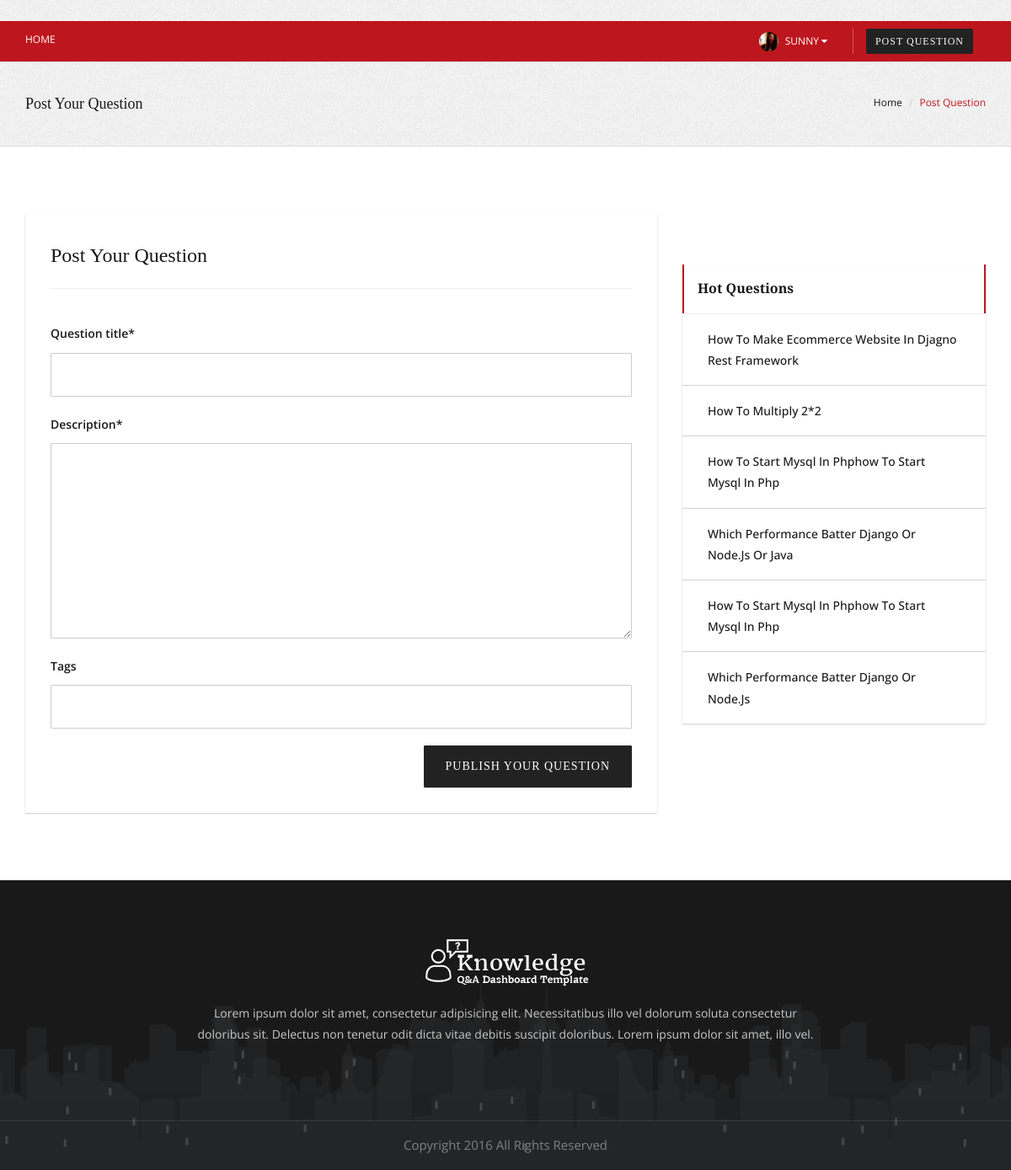
The page /question/create/ (signed in) on the database its author committed.
### users/models.py (models this page shows, shortened)
class Profile(models.Model):
    GENDER_CHOICES = (
        ('male','male'),
        ('female','female'),
        ('other','other'),
    )
    user = models.OneToOneField(User, on_delete=models.CASCADE)
    name = models.CharField(max_length=150, null=False, blank=False,default="")
    image = models.ImageField(upload_to='image/',default='default.png', null=True, blank=True)
    field = models.CharField(max_length=100,null=True,blank=True)
    phone_no = models.CharField(validators=[RegexValidator("^0?[5-9]{1}\d{9}$")], max_length=51, null=True, blank=True)
    location = models.CharField(max_length=200,null=True)
    about = models.CharField(max_length=300,null=True)
    gender = models.CharField(choices=GENDER_CHOICES, max_length=50,null=True,blank=True)

### core/models.py (models this page shows, shortened)
class Question(models.Model):
    user = models.ForeignKey(to=Profile, on_delete=models.CASCADE)
    question_title = models.CharField(max_length=255, null=False, blank=False)
    description = models.TextField(max_length=255, null=False, blank=False)
    views = models.IntegerField(default=0, null=False,blank=False)
    tags = models.CharField(max_length=255, null=True, blank=True)
    create_at = models.DateField(auto_now_add=True)

### core/views.py (the view, shortened to what this page needs)
# urls.py: path("question/create/", QuestionCreateView.as_view(), name="create"),
class QuestionCreateView(LoginRequiredMixin,CreateView):
    model = Question
    fields = ['question_title','description','tags']
    template_name = 'core/post-question.html'
    success_url = reverse_lazy('home')
    def get_context_data(self, **kwargs):
        data = super(QuestionCreateView, self).get_context_data(**kwargs)
        hot_que = Question.objects.all().order_by('-id')[:7]
        data['hot_que'] = hot_que
        return data

### core/templates/core/post-question.html (shortened to what this page needs)
{% extends 'core/base.html' %}
{% load crispy_forms_tags %}
{% block content %}
    <section class="page-title">
      <div class="container">
        <div class="row">
          <div class="col-md-6 col-sm-7 co-xs-12 text-left">
            <h1>Post Your Question</h1>
          </div>
          <div class="col-md-6 col-sm-5 co-xs-12 text-right">
            <div class="bread">
              <ol class="breadcrumb">
                <li><a href="#">Home</a>
                </li>
                <li class="active">Post Question</li>
              </ol>
            </div>
          </div>
        </div>
      </div>
    </section>
    <section class="section-padding-80 white" id="post-question">
      <div class="container">
        <div class="row">
          <div class="col-sm-12 col-md-8 ">
            <div class="box-panel">
              <h2>Post Your Question</h2>
              <hr>
              <form method="POST" class="margin-top-40">
                {{form | crispy}}
                <button class="btn btn-primary pull-right" type="submit">Publish Your Question</button>
              </form>
            </div>
          </div>
          <div class="col-sm-12 col-xs-12 col-md-4">
            <div class="side-bar">
              <div class="widget">
                <div class="recent-comments">
                  <h2>Hot Questions</h2>
                  <hr class="widget-separator no-margin">
                  <ul>
                    {% for que in hot_que %}
                    <li><a href="{% url 'detail' que.id %}">{{que.question_title}}</a>
                    </li>
                    {% endfor %}
                  </ul>
                </div>
              </div>
            </div>
          </div>
        </div>
      </div>
    </section>
{% endblock %}

### core/templates/core/base.html (shortened to what this page needs)
{% load static %}
<!DOCTYPE html>
<html lang="en">
<head>
    <link rel="stylesheet" href="{% static 'css/bootstrap.css' %}">
    <link rel="stylesheet" href="{% static 'css/style.css' %}">
    <link rel="stylesheet" href="{% static 'css/font-awesome.css' %}">
    <link rel="stylesheet" href="{% static 'css/et-line-fonts.css' %}">
      <link rel="stylesheet" type="text/css" href="{% static 'css/owl.carousel.css' %}">
      <link rel="stylesheet" type="text/css" href="{% static 'css/owl.style.css' %}">
    <link type="text/css" rel="stylesheet" href="{% static 'css/animate.min.css' %}">
    <link type="text/css" rel="stylesheet" href="{% static 'css/bootstrap-dropdownhover.min.css' %}">
</head>
<body>
	<div class="top-bar">
		<div class="container">
			<div class="row">
				<div class="col-lg-4 col-md-4 col-sm-6 col-xs-4">
					<ul class="top-nav nav-left">
						<li><a href="{% url 'home' %}">Home</a>
						</li>
					</ul>
				</div>
				<div class="col-lg-8 col-md-8 col-sm-6 col-xs-8">
					<ul class="top-nav nav-right">
						{% if not request.user.is_authenticated %}
						<li><a href="{% url 'login' %}"><i class="fa fa-lock" aria-hidden="true"></i>Login</a>
						</li>
						<li><a href="{% url 'register' %}"><i class="fa fa-user-plus" aria-hidden="true"></i>Register</a>
						</li>
						{% else %}
						<li class="dropdown">
							<a class="dropdown-toggle" data-hover="dropdown" data-toggle="dropdown" data-animations="fadeInUp">
								<img class="img-circle resize" alt="" src="{{request.user.profile.image.url}}">
								<span class="hidden-xs small-padding">
									<span>{{request.user.username}}</span>
								<i class="fa fa-caret-down"></i>
								</span>
							</a>
							<li>
								<div ><a href="{% url 'create' %}" class="btn btn-primary btn-sm">Post Question</a>
								</div>
							</li>
						</li>
						{% endif %}
					</ul>
				</div>
			</div>
		</div>
	</div>
	<div class="main-content-area">
		{% block content %}
		{% endblock %}
	</div>
  <footer class="footer-area">
    <div class="footer-content">
      <div class="container">
        <div class="row clearfix">
          <div class="col-md-8 col-md-offset-2">
            <div class="footer-content text-center no-padding margin-bottom-40">
              <div class="logo-footer"><img id="logo-footer" class="center-block" src="images/logo-1.png" alt="">
              </div>
              <p>Lorem ipsum dolor sit amet, consectetur adipisicing elit. Necessitatibus illo vel dolorum soluta consectetur doloribus sit. Delectus non tenetur odit dicta vitae debitis suscipit doloribus. Lorem ipsum dolor sit amet, illo vel.</p>
            </div>
          </div>
        </div>
      </div>
    </div>
    <div class="footer-copyright">
      <div class="auto-container clearfix">
        <div class=" text-center">Copyright 2016 All Rights Reserved</div>
      </div>
    </div>
  </footer>
</body>
</html>

### rows shown on the page
Question: question_title "How To Make Ecommerce Website In Djagno Rest Framework"
Question: question_title "How To Multiply 2*2"
Question: question_title "How To Start Mysql In Phphow To Start Mysql In Php"
Question: question_title "Which Performance Batter Django Or Node.js Or Java"
Question: question_title "How To Start Mysql In Phphow To Start Mysql In Php"
Question: question_title "Which Performance Batter Django Or Node.js"

### other values the page prints
{{ request.user.username }} "SUNNY"
